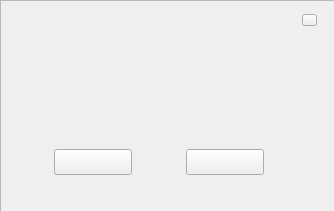
<?xml version="1.0" encoding="UTF-8"?>
<ui version="4.0">
 <class>tipdialog</class>
 <widget class="QWidget" name="tipdialog">
  <property name="geometry">
   <rect>
    <x>0</x>
    <y>0</y>
    <width>334</width>
    <height>211</height>
   </rect>
  </property>
  <property name="windowTitle">
   <string>tipdialog</string>
  </property>
  <property name="styleSheet">
   <string notr="true">#frame { 
	border-image: url(:/tipdialog/image/tipdialog/cd.png);
	}
#frame * { 
border-image:url(); 
}
</string>
  </property>
  <widget class="QLabel" name="textlable">
   <property name="geometry">
    <rect>
     <x>45</x>
     <y>55</y>
     <width>244</width>
     <height>70</height>
    </rect>
   </property>
   <property name="font">
    <font>
     <family>Microsoft YaHei UI</family>
     <pointsize>12</pointsize>
     <weight>75</weight>
     <italic>false</italic>
     <bold>true</bold>
    </font>
   </property>
   <property name="styleSheet">
    <string notr="true">font: 12pt &quot;Microsoft YaHei UI&quot;;
font:bold;</string>
   </property>
   <property name="text">
    <string/>
   </property>
   <property name="alignment">
    <set>Qt::AlignCenter</set>
   </property>
  </widget>
  <widget class="QFrame" name="frame">
   <property name="geometry">
    <rect>
     <x>0</x>
     <y>0</y>
     <width>382</width>
     <height>214</height>
    </rect>
   </property>
   <property name="styleSheet">
    <string notr="true"/>
   </property>
   <property name="frameShape">
    <enum>QFrame::StyledPanel</enum>
   </property>
   <property name="frameShadow">
    <enum>QFrame::Raised</enum>
   </property>
   <widget class="QPushButton" name="CloseButton">
    <property name="geometry">
     <rect>
      <x>302</x>
      <y>14</y>
      <width>15</width>
      <height>12</height>
     </rect>
    </property>
    <property name="styleSheet">
     <string notr="true">QPushButton{
	border-image: url(:/tipdialog/image/tipdialog/no2.png);
}
QPushButton:hover{
	border-image: url(:/tipdialog/image/tipdialog/no1.png);
}

/*QPushButton:pressed{
	border-image: url(:/通道选择/images/停止检测对话框/btn_close_down.png);
}*/
</string>
    </property>
    <property name="text">
     <string/>
    </property>
   </widget>
   <widget class="QPushButton" name="OKButton">
    <property name="geometry">
     <rect>
      <x>54</x>
      <y>149</y>
      <width>78</width>
      <height>26</height>
     </rect>
    </property>
    <property name="styleSheet">
     <string notr="true">QPushButton{
	
	border-image: url(:/tipdialog/image/tipdialog/yes_a.png);
}

QPushButton:hover{
   
	border-image: url(:/tipdialog/image/tipdialog/yes1.png);
}

/*QPushButton:pressed{
	border-image: url(:/通道选择/images/停止检测对话框/btn_sure_down.png);
}*/
</string>
    </property>
    <property name="text">
     <string/>
    </property>
   </widget>
   <widget class="QLabel" name="titilelabel">
    <property name="geometry">
     <rect>
      <x>125</x>
      <y>13</y>
      <width>84</width>
      <height>15</height>
     </rect>
    </property>
    <property name="styleSheet">
     <string notr="true">color: rgb(255, 255, 255);
font:bold;</string>
    </property>
    <property name="text">
     <string/>
    </property>
    <property name="alignment">
     <set>Qt::AlignCenter</set>
    </property>
   </widget>
   <widget class="QPushButton" name="CancelButton">
    <property name="geometry">
     <rect>
      <x>186</x>
      <y>149</y>
      <width>78</width>
      <height>26</height>
     </rect>
    </property>
    <property name="styleSheet">
     <string notr="true">QPushButton{
	
	
	border-image: url(:/tipdialog/image/tipdialog/cancel_a.png);
}

QPushButton:hover{
   
	border-image: url(:/tipdialog/image/tipdialog/cancel.png);
}
</string>
    </property>
    <property name="text">
     <string/>
    </property>
   </widget>
  </widget>
  <zorder>frame</zorder>
  <zorder>textlable</zorder>
 </widget>
 <layoutdefault spacing="6" margin="11"/>
 <tabstops>
  <tabstop>OKButton</tabstop>
  <tabstop>CancelButton</tabstop>
  <tabstop>CloseButton</tabstop>
 </tabstops>
 <resources>
  <include location="market.qrc"/>
 </resources>
 <connections/>
 <slots>
  <slot>closeDialog()</slot>
 </slots>
</ui>
